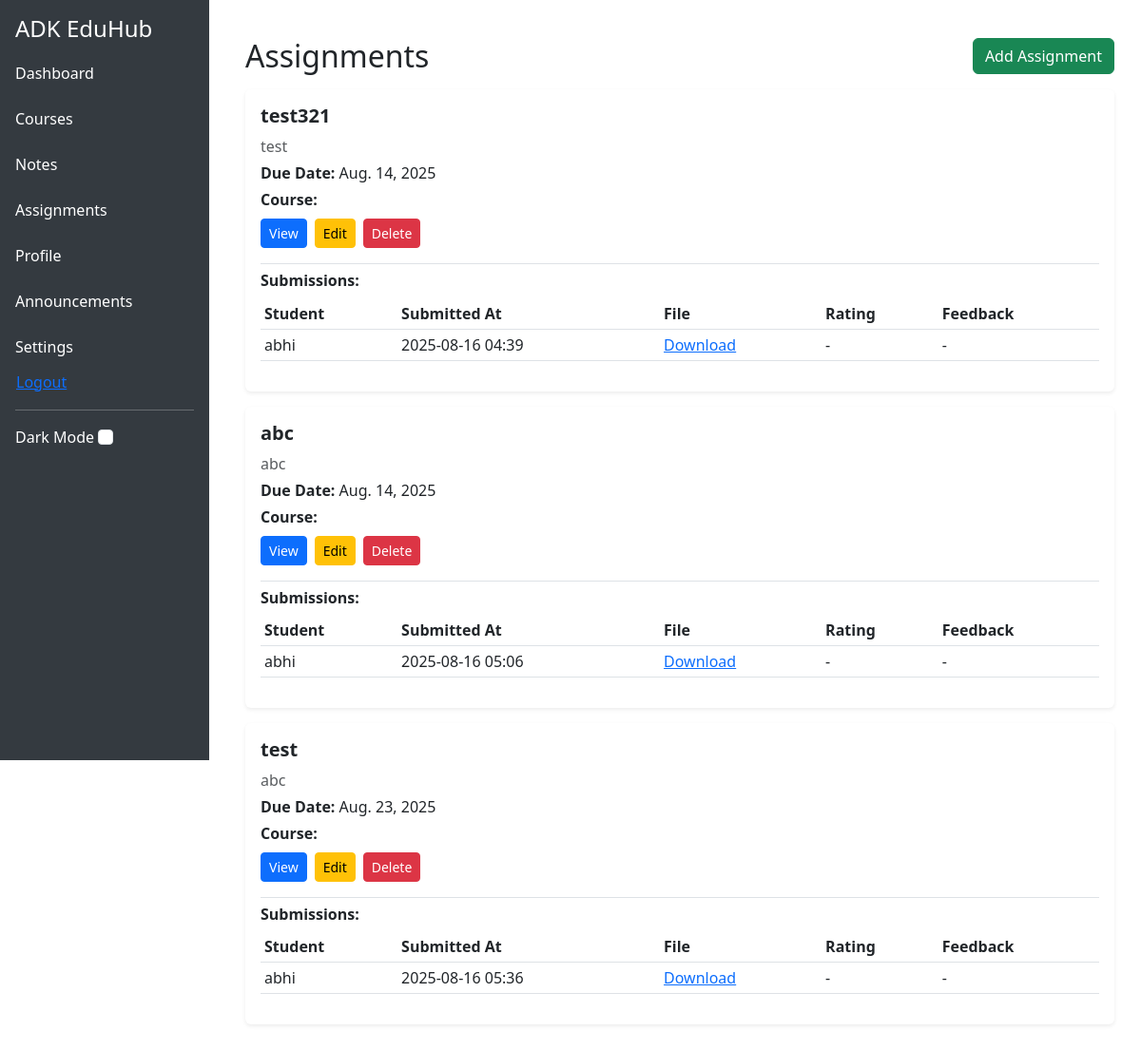
/assignments/ (signed in), run on an earlier commit of the app's database.
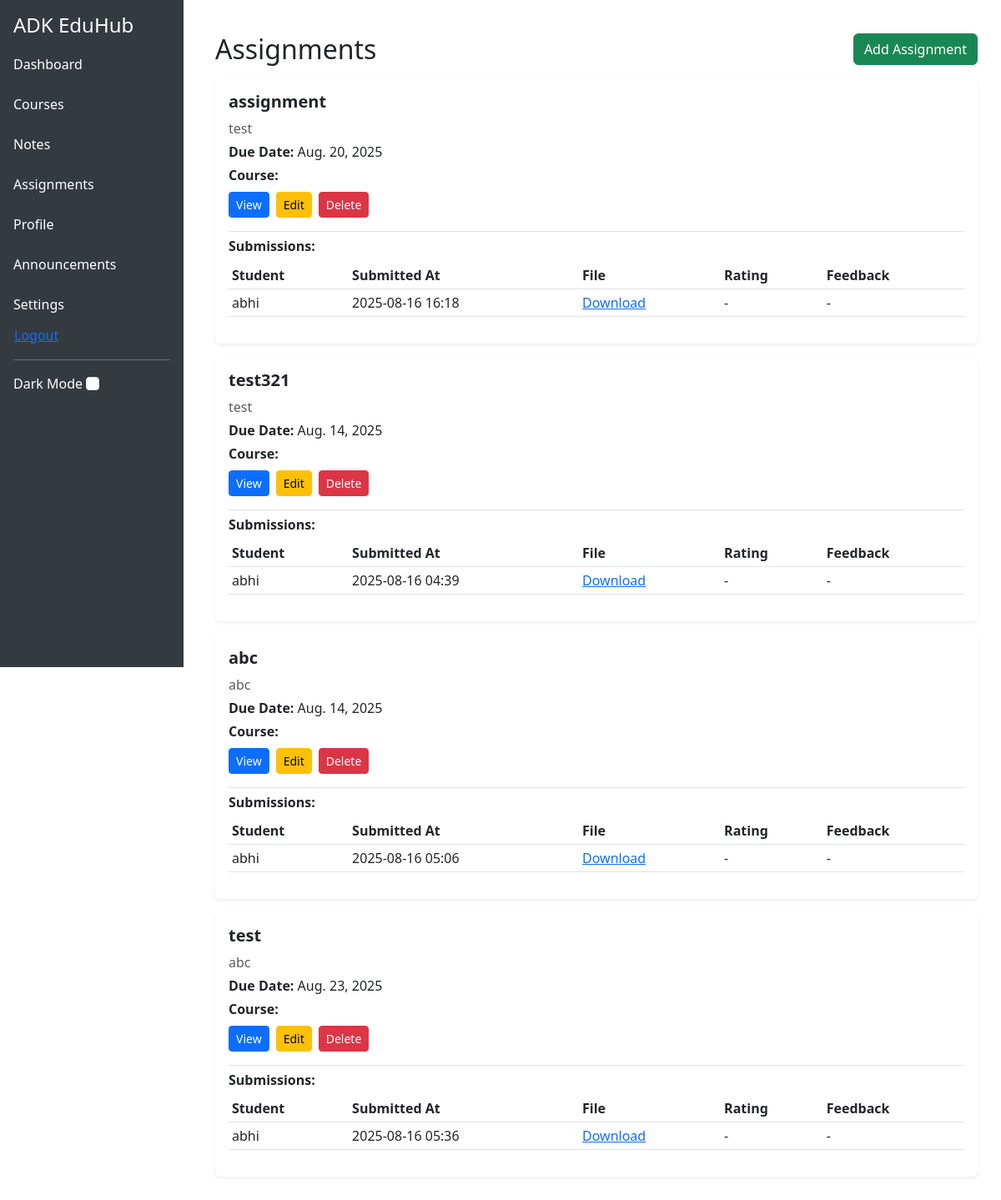
And on a later commit of the database.
### assignments/models.py (models this page shows, shortened)
class Assignment(models.Model):
    title = models.CharField(max_length=255)
    description = models.TextField(blank=True)
    due_date = models.DateField(default=timezone.now)
    file = models.FileField(upload_to="assignments/", blank=True, null=True)
    course = models.ForeignKey(
        Course, on_delete=models.CASCADE, related_name="assignments"
    )
    uploaded_by = models.ForeignKey(
        settings.AUTH_USER_MODEL,
        on_delete=models.CASCADE,
        related_name="uploaded_assignments",
    )
    uploaded_at = models.DateTimeField(auto_now_add=True)
    last_edited_by = models.ForeignKey(
        settings.AUTH_USER_MODEL,
        on_delete=models.SET_NULL,
        blank=True,
        null=True,
        related_name="edited_assignments",
    )
    last_edited_at = models.DateTimeField(blank=True, null=True)
    class Meta:
        ordering = ["-uploaded_at"]

class Submission(models.Model):
    assignment = models.ForeignKey(
        Assignment, on_delete=models.CASCADE, related_name="submissions"
    )
    student = models.ForeignKey(
        settings.AUTH_USER_MODEL,
        on_delete=models.CASCADE,
        related_name="submissions"
    )
    submitted_file = models.FileField(upload_to="submissions/")
    submitted_at = models.DateTimeField(auto_now_add=True)
    last_edited_at = models.DateTimeField(blank=True, null=True)
    rating = models.IntegerField(blank=True, null=True)  # e.g., 0-100 or 1-5
    feedback = models.TextField(blank=True, null=True)
    rated_by = models.ForeignKey(
        settings.AUTH_USER_MODEL,
        on_delete=models.SET_NULL,
        blank=True,
        null=True,
        related_name="graded_submissions"
    )
    class Meta:
        unique_together = ("assignment", "student")
        ordering = ["-submitted_at"]

### core/models.py (models this page shows, shortened)
class CustomUser(AbstractUser):
    ROLE_CHOICES = (
        ('admin', 'Admin'),
        ('teacher', 'Teacher'),
        ('student', 'Student'),
    )
    role = models.CharField(max_length=10, choices=ROLE_CHOICES)

### assignments/views.py (the view)
# urls.py: path("", views.AssignmentListView.as_view(), name="assignment_list"),
class AssignmentListView(ListView):
    model = Assignment
    template_name = "assignments/assignment_list.html"
    context_object_name = "assignments"
    def get_queryset(self):
        return (
            super()
            .get_queryset()
            .select_related("course")
            .prefetch_related("submissions__student")
        )
    def get_context_data(self, **kwargs):
        context = super().get_context_data(**kwargs)
        user = self.request.user
        if user.role == "student":
            for assignment in context["assignments"]:
                assignment.student_submission = assignment.submissions.filter(student=user).first()
        return context

### assignments/templates/assignments/assignment_list.html (shortened to what the changed rows need)
{% extends "core/base.html" %}
{% block content %}
<div class="container mt-4">
    <div class="d-flex justify-content-between align-items-center mb-3">
        <h2 class="mb-0">Assignments</h2>
    </div>
    {% if assignments %}
        {% for assignment in assignments %}
            <div class="card mb-3 shadow-sm border-0">
                <div class="card-body">
                    <h5 class="card-title fw-bold">{{ assignment.title }}</h5>
                    <p class="text-muted mb-1">{{ assignment.description|default:"No description provided" }}</p>
                    <p class="mb-1"><strong>Due Date:</strong> {{ assignment.due_date|date:"M. d, Y" }}</p>
                    <p class="mb-2"><strong>Course:</strong> {{ assignment.course.name }}</p>
                    <div class="d-flex flex-wrap gap-2">
                        <a href="{% url 'assignments:assignment_detail' assignment.pk %}"
                           class="btn btn-primary btn-sm">
                            View
                        </a>
                        {% if user.role == 'admin' or user.role == 'teacher' %}
                            <a href="{% url 'assignments:assignment_edit' assignment.pk %}"
                               class="btn btn-warning btn-sm">
                                Edit
                            </a>
                            <a href="{% url 'assignments:assignment_delete' assignment.pk %}"
                               class="btn btn-danger btn-sm"
                               onclick="return confirm('Are you sure you want to delete this assignment?');">
                                Delete
                            </a>
                        {% endif %}
                    </div>
                    {% if user.role == 'admin' or user.role == 'teacher' %}
                        <div class="mt-3 border-top pt-2">
                            <h6 class="fw-bold">Submissions:</h6>
                            {% if assignment.submissions.exists %}
                                <table class="table table-sm table-hover mt-2">
                                    <thead>
                                        <tr>
                                            <th>Student</th>
                                            <th>Submitted At</th>
                                            <th>File</th>
                                            <th>Rating</th>
                                            <th>Feedback</th>
                                        </tr>
                                    </thead>
                                    <tbody>
                                        {% for sub in assignment.submissions.all %}
                                        <tr>
                                            <td>{{ sub.student.get_full_name|default:sub.student.username }}</td>
                                            <td>{{ sub.submitted_at|date:"Y-m-d H:i" }}</td>
                                            <td>
                                                {% if sub.submitted_file %}
                                                    <a href="{{ sub.submitted_file.url }}" download>Download</a>
                                                {% else %}
                                                    <span class="text-muted">No file</span>
                                                {% endif %}
                                            </td>
                                            <td>{{ sub.rating|default:"-" }}</td>
                                            <td>{{ sub.feedback|default:"-" }}</td>
                                        </tr>
                                        {% endfor %}
                                    </tbody>
                                </table>
                            {% else %}
                                <span class="text-muted">No submissions yet</span>
                            {% endif %}
                        </div>
                    {% endif %}
                </div>
            </div>
        {% endfor %}
    {% else %}
        <p class="text-muted">No assignments available.</p>
    {% endif %}
</div>
{% endblock %}

What changed in the data, as far as the page shows it:
added Assignment: title "assignment", description "test", due_date "Aug. 20, 2025"
added Submission: student.get_full_name "abhi", submitted_at "2025-08-16 16:18", rating "-", feedback "-", shown under "assignment"
